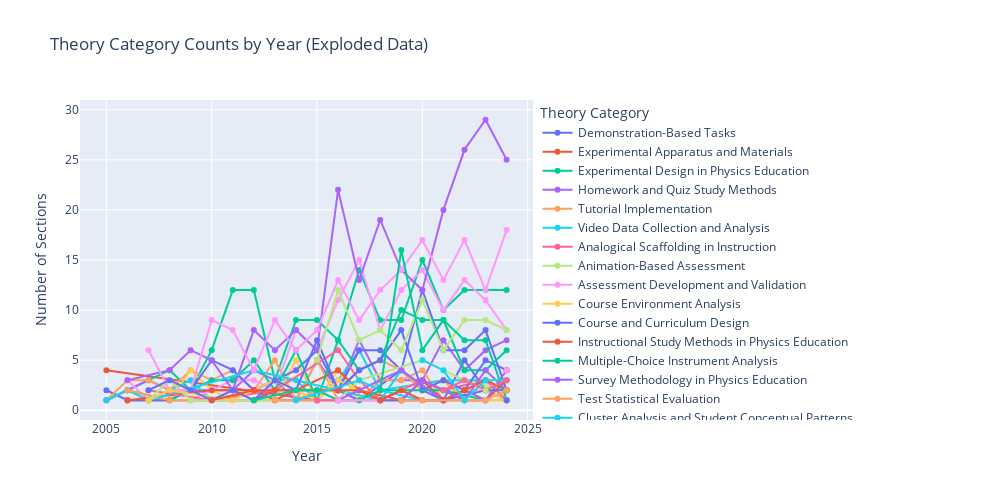

Notebook source saved alongside this figure:
### Markdown cell above
Using this, we can now plot the development over time.

### Code cell
import plotly.express as px
from LLM_classifier.utils import create_timestamped_path
import pandas as pd # It's good practice to import pandas

# Ensure the relevant columns exist
category_col = "classification_meta_framework_category"
year_col = 'article_year'

# 1. Start with the original DataFrame and drop rows with NaN values
plot_df = methods_df_merged.dropna(subset=[category_col, year_col]).copy()

# 2. Filter out rows where the category_col list is empty.
#    The condition is changed to > 0 to KEEP rows with non-empty lists.
is_not_empty_mask = plot_df[category_col].str.len() > 0
plot_df = plot_df[is_not_empty_mask].copy()

print(f"Number of sections: {len(plot_df)}")

# 3. THE KEY STEP: Explode the DataFrame.
#    This creates a new row for each category in the list, repeating the year.
plot_df = plot_df.explode(category_col)

print(f"Number of exploded entries: {len(plot_df)}")

# 4. Convert year to integer
plot_df[year_col] = plot_df[year_col].astype(int)

# 5. Get category counts. This groupby now works correctly on the exploded data.
category_counts = (
    plot_df.groupby([year_col, category_col])
    .size()
    .reset_index(name='count')
)

# 6. Create interactive plot (This part remains the same)
fig = px.line(
    category_counts,
    x=year_col,
    y='count',
    color=category_col,
    markers=True,
    labels={
        year_col: 'Year',
        'count': 'Number of Sections',
        category_col: 'Methods Category'
    },
    title='Methods Category Counts by Year (Exploded Data)'
)

fig.update_layout(
    legend_title_text='Methods Category',
    legend=dict(
        orientation="v",
        yanchor="top",
        y=1,
        xanchor="left",
        x=1.01
    ),
    width=1000,
    height=500
)

# output_path = create_timestamped_path("plotly_method_year_exploded.html")
# fig.write_html(output_path)
# print(f"Plot saved to: {output_path}")
fig.show()

### Figure 1 — Plotly figure (JSON) as saved in the notebook; plotly's stock layout.template omitted (floating-point values rounded to 4 significant figures)
{"data": [{"hovertemplate": "Theory Category=Demonstration-Based Tasks<br>Year=%{x}<br>Number of Sections=%{y}<extra></extra>", "legendgroup": "Demonstration-Based Tasks", "line": {"color": "#636efa", "dash": "solid"}, "marker": {"symbol": "circle"}, "mode": "lines+markers", "name": "Demonstration-Based Tasks", "orientation": "v", "showlegend": true, "type": "scatter", "x": [2005, 2006, 2012, 2013, 2016, 2017, 2019, 2020, 2021, 2022, 2023, 2024], "xaxis": "x", "y": [2, 1, 1, 2, 2, 1, 4, 2, 1, 5, 2, 1], "yaxis": "y"}, {"hovertemplate": "Theory Category=Experimental Apparatus and Materials<br>Year=%{x}<br>Number of Sections=%{y}<extra></extra>", "legendgroup": "Experimental Apparatus and Materials", "line": {"color": "#EF553B", "dash": "solid"}, "marker": {"symbol": "circle"}, "mode": "lines+markers", "name": "Experimental Apparatus and Materials", "orientation": "v", "showlegend": true, "type": "scatter", "x": [2005, 2015], "xaxis": "x", "y": [4, 1], "yaxis": "y"}, {"hovertemplate": "Theory Category=Experimental Design in Physics Education<br>Year=%{x}<br>Number of Sections=%{y}<extra></extra>", "legendgroup": "Experimental Design in Physics Education", "line": {"color": "#00cc96", "dash": "solid"}, "marker": {"symbol": "circle"}, "mode": "lines+markers", "name": "Experimental Design in Physics Education", "orientation": "v", "showlegend": true, "type": "scatter", "x": [2005, 2007, 2008, 2009, 2010, 2011, 2012, 2013, 2014, 2015, 2016, 2017, 2018, 2019, 2020, 2021, 2022, 2023, 2024], "xaxis": "x", "y": [1, 3, 4, 2, 6, 12, 12, 3, 9, 9, 7, 14, 9, 9, 15, 10, 12, 12, 12], "yaxis": "y"}, {"hovertemplate": "Theory Category=Homework and Quiz Study Methods<br>Year=%{x}<br>Number of Sections=%{y}<extra></extra>", "legendgroup": "Homework and Quiz Study Methods", "line": {"color": "#ab63fa", "dash": "solid"}, "marker": {"symbol": "circle"}, "mode": "lines+markers", "name": "Homework and Quiz Study Methods", "orientation": "v", "showlegend": true, "type": "scatter", "x": [2005, 2006, 2007, 2008, 2010, 2011, 2012, 2013, 2014, 2015, 2016, 2017, 2018, 2019, 2020, 2021, 2022, 2023, 2024], "xaxis": "x", "y": [1, 2, 3, 2, 2, 2, 4, 3, 1, 5, 2, 7, 3, 3, 3, 7, 4, 6, 7], "yaxis": "y"}, {"hovertemplate": "Theory Category=Tutorial Implementation<br>Year=%{x}<br>Number of Sections=%{y}<extra></extra>", "legendgroup": "Tutorial Implementation", "line": {"color": "#FFA15A", "dash": "solid"}, "marker": {"symbol": "circle"}, "mode": "lines+markers", "name": "Tutorial Implementation", "orientation": "v", "showlegend": true, "type": "scatter", "x": [2005, 2006, 2007, 2008, 2009, 2010, 2011, 2012, 2013, 2014, 2015, 2016, 2017, 2018, 2019, 2020, 2021, 2022, 2023, 2024], "xaxis": "x", "y": [1, 3, 3, 2, 4, 3, 4, 2, 5, 1, 5, 1, 1, 3, 3, 4, 1, 2, 3, 2], "yaxis": "y"}, {"hovertemplate": "Theory Category=Video Data Collection and Analysis<br>Year=%{x}<br>Number of Sections=%{y}<extra></extra>", "legendgroup": "Video Data Collection and Analysis", "line": {"color": "#19d3f3", "dash": "solid"}, "marker": {"symbol": "circle"}, "mode": "lines+markers", "name": "Video Data Collection and Analysis", "orientation": "v", "showlegend": true, "type": "scatter", "x": [2005, 2006, 2007, 2008, 2009, 2010, 2012, 2013, 2014, 2015, 2016, 2017, 2018, 2021, 2023, 2024], "xaxis": "x", "y": [1, 2, 1, 2, 3, 1, 2, 3, 3, 1, 3, 6, 2, 3, 3, 2], "yaxis": "y"}, {"hovertemplate": "Theory Category=Analogical Scaffolding in Instruction<br>Year=%{x}<br>Number of Sections=%{y}<extra></extra>", "legendgroup": "Analogical Scaffolding in Instruction", "line": {"color": "#FF6692", "dash": "solid"}, "marker": {"symbol": "circle"}, "mode": "lines+markers", "name": "Analogical Scaffolding in Instruction", "orientation": "v", "showlegend": true, "type": "scatter", "x": [2006, 2007, 2009], "xaxis": "x", "y": [1, 1, 1], "yaxis": "y"}, {"hovertemplate": "Theory Category=Animation-Based Assessment<br>Year=%{x}<br>Number of Sections=%{y}<extra></extra>", "legendgroup": "Animation-Based Assessment", "line": {"color": "#B6E880", "dash": "solid"}, "marker": {"symbol": "circle"}, "mode": "lines+markers", "name": "Animation-Based Assessment", "orientation": "v", "showlegend": true, "type": "scatter", "x": [2006, 2017, 2020], "xaxis": "x", "y": [1, 1, 1], "yaxis": "y"}, {"hovertemplate": "Theory Category=Assessment Development and Validation<br>Year=%{x}<br>Number of Sections=%{y}<extra></extra>", "legendgroup": "Assessment Development and Validation", "line": {"color": "#FF97FF", "dash": "solid"}, "marker": {"symbol": "circle"}, "mode": "lines+markers", "name": "Assessment Development and Validation", "orientation": "v", "showlegend": true, "type": "scatter", "x": [2006, 2007, 2009, 2010, 2011, 2012, 2013, 2014, 2015, 2016, 2017, 2018, 2019, 2020, 2021, 2022, 2023, 2024], "xaxis": "x", "y": [3, 1, 1, 2, 3, 3, 2, 8, 6, 11, 15, 8, 12, 14, 10, 13, 11, 8], "yaxis": "y"}, {"hovertemplate": "Theory Category=Course Environment Analysis<br>Year=%{x}<br>Number of Sections=%{y}<extra></extra>", "legendgroup": "Course Environment Analysis", "line": {"color": "#FECB52", "dash": "solid"}, "marker": {"symbol": "circle"}, "mode": "lines+markers", "name": "Course Environment Analysis", "orientation": "v", "showlegend": true, "type": "scatter", "x": [2006, 2007, 2008, 2009, 2010, 2011, 2012, 2013, 2014, 2015, 2016, 2017, 2018, 2019, 2020, 2021, 2022, 2023, 2024], "xaxis": "x", "y": [1, 1, 1, 4, 2, 1, 1, 1, 5, 1, 4, 1, 1, 2, 2, 3, 2, 2, 1], "yaxis": "y"}, {"hovertemplate": "Theory Category=Course and Curriculum Design<br>Year=%{x}<br>Number of Sections=%{y}<extra></extra>", "legendgroup": "Course and Curriculum Design", "line": {"color": "#636efa", "dash": "solid"}, "marker": {"symbol": "circle"}, "mode": "lines+markers", "name": "Course and Curriculum Design", "orientation": "v", "showlegend": true, "type": "scatter", "x": [2006, 2008, 2009, 2010, 2011, 2012, 2014, 2015, 2016, 2017, 2018, 2019, 2020, 2021, 2022, 2023, 2024], "xaxis": "x", "y": [1, 1, 2, 5, 4, 2, 4, 6, 2, 6, 6, 4, 12, 6, 6, 8, 2], "yaxis": "y"}, {"hovertemplate": "Theory Category=Instructional Study Methods in Physics Education<br>Year=%{x}<br>Number of Sections=%{y}<extra></extra>", "legendgroup": "Instructional Study Methods in Physics Education", "line": {"color": "#EF553B", "dash": "solid"}, "marker": {"symbol": "circle"}, "mode": "lines+markers", "name": "Instructional Study Methods in Physics Education", "orientation": "v", "showlegend": true, "type": "scatter", "x": [2006, 2010, 2012, 2013, 2016, 2017, 2019, 2020, 2021, 2022, 2023], "xaxis": "x", "y": [1, 2, 2, 1, 4, 2, 1, 3, 2, 1, 1], "yaxis": "y"}, {"hovertemplate": "Theory Category=Multiple-Choice Instrument Analysis<br>Year=%{x}<br>Number of Sections=%{y}<extra></extra>", "legendgroup": "Multiple-Choice Instrument Analysis", "line": {"color": "#00cc96", "dash": "solid"}, "marker": {"symbol": "circle"}, "mode": "lines+markers", "name": "Multiple-Choice Instrument Analysis", "orientation": "v", "showlegend": true, "type": "scatter", "x": [2006, 2008, 2009, 2010, 2011, 2012, 2013, 2014, 2015, 2016, 2017, 2018, 2019, 2020, 2021, 2022, 2023, 2024], "xaxis": "x", "y": [2, 1, 2, 3, 3, 5, 2, 6, 1, 7, 4, 5, 10, 9, 9, 4, 4, 6], "yaxis": "y"}, {"hovertemplate": "Theory Category=Survey Methodology in Physics Education<br>Year=%{x}<br>Number of Sections=%{y}<extra></extra>", "legendgroup": "Survey Methodology in Physics Education", "line": {"color": "#ab63fa", "dash": "solid"}, "marker": {"symbol": "circle"}, "mode": "lines+markers", "name": "Survey Methodology in Physics Education", "orientation": "v", "showlegend": true, "type": "scatter", "x": [2006, 2008, 2009, 2010, 2011, 2012, 2013, 2014, 2015, 2016, 2017, 2018, 2019, 2020, 2021, 2022, 2023, 2024], "xaxis": "x", "y": [3, 4, 6, 5, 2, 8, 6, 8, 6, 22, 13, 19, 14, 12, 20, 26, 29, 25], "yaxis": "y"}, {"hovertemplate": "Theory Category=Test Statistical Evaluation<br>Year=%{x}<br>Number of Sections=%{y}<extra></extra>", "legendgroup": "Test Statistical Evaluation", "line": {"color": "#FFA15A", "dash": "solid"}, "marker": {"symbol": "circle"}, "mode": "lines+markers", "name": "Test Statistical Evaluation", "orientation": "v", "showlegend": true, "type": "scatter", "x": [2006, 2008, 2013, 2014, 2015, 2016, 2017, 2018, 2019, 2020, 2021, 2022, 2023, 2024], "xaxis": "x", "y": [2, 1, 1, 1, 2, 2, 4, 5, 4, 2, 3, 1, 1, 1], "yaxis": "y"}, {"hovertemplate": "Theory Category=Cluster Analysis and Student Conceptual Patterns<br>Year=%{x}<br>Number of Sections=%{y}<extra></extra>", "legendgroup": "Cluster Analysis and Student Conceptual Patterns", "line": {"color": "#19d3f3", "dash": "solid"}, "marker": {"symbol": "circle"}, "mode": "lines+markers", "name": "Cluster Analysis and Student Conceptual Patterns", "orientation": "v", "showlegend": true, "type": "scatter", "x": [2007, 2012, 2018, 2019, 2021], "xaxis": "x", "y": [1, 4, 1, 4, 1], "yaxis": "y"}, {"hovertemplate": "Theory Category=Instructor Interview Studies<br>Year=%{x}<br>Number of Sections=%{y}<extra></extra>", "legendgroup": "Instructor Interview Studies", "line": {"color": "#FF6692", "dash": "solid"}, "marker": {"symbol": "circle"}, "mode": "lines+markers", "name": "Instructor Interview Studies", "orientation": "v", "showlegend": true, "type": "scatter", "x": [2007, 2010, 2013, 2016, 2017, 2018, 2020, 2021, 2023, 2024], "xaxis": "x", "y": [2, 1, 2, 6, 3, 1, 3, 2, 3, 1], "yaxis": "y"}, {"hovertemplate": "Theory Category=Laboratory Instruction and Student Activities Analysis<br>Year=%{x}<br>Number of Sections=%{y}<extra></extra>", "legendgroup": "Laboratory Instruction and Student Activities Analysis", "line": {"color": "#B6E880", "dash": "solid"}, "marker": {"symbol": "circle"}, "mode": "lines+markers", "name": "Laboratory Instruction and Student Activities Analysis", "orientation": "v", "showlegend": true, "type": "scatter", "x": [2007, 2008, 2009, 2010, 2014, 2015, 2016, 2017, 2020, 2021, 2022, 2024], "xaxis": "x", "y": [1, 3, 1, 1, 1, 1, 1, 3, 5, 4, 3, 2], "yaxis": "y"}, {"hovertemplate": "Theory Category=Qualitative Interview Methodology in Physics Education<br>Year=%{x}<br>Number of Sections=%{y}<extra></extra>", "legendgroup": "Qualitative Interview Methodology in Physics Education", "line": {"color": "#FF97FF", "dash": "solid"}, "marker": {"symbol": "circle"}, "mode": "lines+markers", "name": "Qualitative Interview Methodology in Physics Education", "orientation": "v", "showlegend": true, "type": "scatter", "x": [2007, 2008, 2009, 2010, 2011, 2012, 2013, 2014, 2015, 2016, 2017, 2018, 2019, 2020, 2021, 2022, 2023, 2024], "xaxis": "x", "y": [6, 2, 2, 9, 8, 4, 9, 6, 8, 13, 9, 12, 14, 17, 13, 17, 12, 18], "yaxis": "y"}, {"hovertemplate": "Theory Category=Student Learning and Reasoning Studies<br>Year=%{x}<br>Number of Sections=%{y}<extra></extra>", "legendgroup": "Student Learning and Reasoning Studies", "line": {"color": "#FECB52", "dash": "solid"}, "marker": {"symbol": "circle"}, "mode": "lines+markers", "name": "Student Learning and Reasoning Studies", "orientation": "v", "showlegend": true, "type": "scatter", "x": [2007, 2008, 2011, 2013, 2014, 2015, 2016, 2018, 2019, 2020, 2021, 2022], "xaxis": "x", "y": [1, 2, 1, 3, 2, 1, 3, 1, 1, 1, 1, 2], "yaxis": "y"}, {"hovertemplate": "Theory Category=Student Reasoning and Coding in Physics Education<br>Year=%{x}<br>Number of Sections=%{y}<extra></extra>", "legendgroup": "Student Reasoning and Coding in Physics Education", "line": {"color": "#636efa", "dash": "solid"}, "marker": {"symbol": "circle"}, "mode": "lines+markers", "name": "Student Reasoning and Coding in Physics Education", "orientation": "v", "showlegend": true, "type": "scatter", "x": [2007, 2008, 2009, 2010, 2011, 2012, 2013, 2014, 2015, 2016, 2017, 2018, 2019, 2020, 2021, 2022, 2023, 2024], "xaxis": "x", "y": [2, 3, 2, 1, 2, 1, 3, 2, 7, 2, 4, 5, 8, 2, 3, 2, 5, 4], "yaxis": "y"}, {"hovertemplate": "Theory Category=Pedagogical Interventions and Tools<br>Year=%{x}<br>Number of Sections=%{y}<extra></extra>", "legendgroup": "Pedagogical Interventions and Tools", "line": {"color": "#EF553B", "dash": "solid"}, "marker": {"symbol": "circle"}, "mode": "lines+markers", "name": "Pedagogical Interventions and Tools", "orientation": "v", "showlegend": true, "type": "scatter", "x": [2010, 2012, 2013, 2015, 2016, 2017, 2018, 2019, 2020, 2021, 2023, 2024], "xaxis": "x", "y": [1, 2, 2, 2, 2, 2, 1, 1, 3, 1, 1, 3], "yaxis": "y"}, {"hovertemplate": "Theory Category=Ethnographic Observation and Field Notes Analysis<br>Year=%{x}<br>Number of Sections=%{y}<extra></extra>", "legendgroup": "Ethnographic Observation and Field Notes Analysis", "line": {"color": "#00cc96", "dash": "solid"}, "marker": {"symbol": "circle"}, "mode": "lines+markers", "name": "Ethnographic Observation and Field Notes Analysis", "orientation": "v", "showlegend": true, "type": "scatter", "x": [2012, 2014, 2015, 2016, 2017, 2018, 2021, 2023], "xaxis": "x", "y": [1, 2, 2, 1, 1, 2, 2, 1], "yaxis": "y"}, {"hovertemplate": "Theory Category=Content Analysis in Physics Education<br>Year=%{x}<br>Number of Sections=%{y}<extra></extra>", "legendgroup": "Content Analysis in Physics Education", "line": {"color": "#ab63fa", "dash": "solid"}, "marker": {"symbol": "circle"}, "mode": "lines+markers", "name": "Content Analysis in Physics Education", "orientation": "v", "showlegend": true, "type": "scatter", "x": [2013, 2015, 2016, 2019, 2021, 2022, 2023, 2024], "xaxis": "x", "y": [1, 1, 1, 4, 1, 2, 1, 4], "yaxis": "y"}, {"hovertemplate": "Theory Category=Instructional Practice Comparative Study<br>Year=%{x}<br>Number of Sections=%{y}<extra></extra>", "legendgroup": "Instructional Practice Comparative Study", "line": {"color": "#FFA15A", "dash": "solid"}, "marker": {"symbol": "circle"}, "mode": "lines+markers", "name": "Instructional Practice Comparative Study", "orientation": "v", "showlegend": true, "type": "scatter", "x": [2013, 2016], "xaxis": "x", "y": [1, 1], "yaxis": "y"}, {"hovertemplate": "Theory Category=Data Collection Methods in Physics Education<br>Year=%{x}<br>Number of Sections=%{y}<extra></extra>", "legendgroup": "Data Collection Methods in Physics Education", "line": {"color": "#19d3f3", "dash": "solid"}, "marker": {"symbol": "circle"}, "mode": "lines+markers", "name": "Data Collection Methods in Physics Education", "orientation": "v", "showlegend": true, "type": "scatter", "x": [2014, 2017, 2018, 2020, 2022], "xaxis": "x", "y": [1, 3, 2, 1, 1], "yaxis": "y"}, {"hovertemplate": "Theory Category=Classroom Implementation and Instructional Strategies<br>Year=%{x}<br>Number of Sections=%{y}<extra></extra>", "legendgroup": "Classroom Implementation and Instructional Strategies", "line": {"color": "#FF6692", "dash": "solid"}, "marker": {"symbol": "circle"}, "mode": "lines+markers", "name": "Classroom Implementation and Instructional Strategies", "orientation": "v", "showlegend": true, "type": "scatter", "x": [2015, 2018], "xaxis": "x", "y": [1, 1], "yaxis": "y"}, {"hovertemplate": "Theory Category=Instructional Context Description<br>Year=%{x}<br>Number of Sections=%{y}<extra></extra>", "legendgroup": "Instructional Context Description", "line": {"color": "#B6E880", "dash": "solid"}, "marker": {"symbol": "circle"}, "mode": "lines+markers", "name": "Instructional Context Description", "orientation": "v", "showlegend": true, "type": "scatter", "x": [2015, 2016, 2017, 2018, 2019, 2020, 2021, 2022, 2023, 2024], "xaxis": "x", "y": [5, 12, 7, 8, 6, 11, 6, 9, 9, 8], "yaxis": "y"}, {"hovertemplate": "Theory Category=Usability and Learning Technology Studies<br>Year=%{x}<br>Number of Sections=%{y}<extra></extra>", "legendgroup": "Usability and Learning Technology Studies", "line": {"color": "#FF97FF", "dash": "solid"}, "marker": {"symbol": "circle"}, "mode": "lines+markers", "name": "Usability and Learning Technology Studies", "orientation": "v", "showlegend": true, "type": "scatter", "x": [2016, 2023], "xaxis": "x", "y": [1, 1], "yaxis": "y"}, {"hovertemplate": "Theory Category=Longitudinal Case Study<br>Year=%{x}<br>Number of Sections=%{y}<extra></extra>", "legendgroup": "Longitudinal Case Study", "line": {"color": "#FECB52", "dash": "solid"}, "marker": {"symbol": "circle"}, "mode": "lines+markers", "name": "Longitudinal Case Study", "orientation": "v", "showlegend": true, "type": "scatter", "x": [2018, 2024], "xaxis": "x", "y": [1, 1], "yaxis": "y"}, {"hovertemplate": "Theory Category=Mixed-Methods Study: Simulation and Qualitative Coding<br>Year=%{x}<br>Number of Sections=%{y}<extra></extra>", "legendgroup": "Mixed-Methods Study: Simulation and Qualitative Coding", "line": {"color": "#636efa", "dash": "solid"}, "marker": {"symbol": "circle"}, "mode": "lines+markers", "name": "Mixed-Methods Study: Simulation and Qualitative Coding", "orientation": "v", "showlegend": true, "type": "scatter", "x": [2018, 2019, 2021, 2023, 2024], "xaxis": "x", "y": [1, 1, 1, 2, 2], "yaxis": "y"}, {"hovertemplate": "Theory Category=Social Network Analysis in Physics Education<br>Year=%{x}<br>Number of Sections=%{y}<extra></extra>", "legendgroup": "Social Network Analysis in Physics Education", "line": {"color": "#EF553B", "dash": "solid"}, "marker": {"symbol": "circle"}, "mode": "lines+markers", "name": "Social Network Analysis in Physics Education", "orientation": "v", "showlegend": true, "type": "scatter", "x": [2018, 2019, 2020, 2021, 2022, 2023, 2024], "xaxis": "x", "y": [1, 2, 1, 1, 2, 3, 2], "yaxis": "y"}, {"hovertemplate": "Theory Category=Statistical Analysis in Physics Education<br>Year=%{x}<br>Number of Sections=%{y}<extra></extra>", "legendgroup": "Statistical Analysis in Physics Education", "line": {"color": "#00cc96", "dash": "solid"}, "marker": {"symbol": "circle"}, "mode": "lines+markers", "name": "Statistical Analysis in Physics Education", "orientation": "v", "showlegend": true, "type": "scatter", "x": [2018, 2019, 2020, 2021, 2022, 2023, 2024], "xaxis": "x", "y": [2, 16, 6, 9, 7, 7, 1], "yaxis": "y"}, {"hovertemplate": "Theory Category=Design-Based Research Methodology in Physics Education<br>Year=%{x}<br>Number of Sections=%{y}<extra></extra>", "legendgroup": "Design-Based Research Methodology in Physics Education", "line": {"color": "#ab63fa", "dash": "solid"}, "marker": {"symbol": "circle"}, "mode": "lines+markers", "name": "Design-Based Research Methodology in Physics Education", "orientation": "v", "showlegend": true, "type": "scatter", "x": [2019, 2020, 2022, 2023, 2024], "xaxis": "x", "y": [1, 3, 1, 4, 2], "yaxis": "y"}, {"hovertemplate": "Theory Category=Positionality and Identity Reflection in Physics Education Research<br>Year=%{x}<br>Number of Sections=%{y}<extra></extra>", "legendgroup": "Positionality and Identity Reflection in Physics Education Research", "line": {"color": "#FFA15A", "dash": "solid"}, "marker": {"symbol": "circle"}, "mode": "lines+markers", "name": "Positionality and Identity Reflection in Physics Education Research", "orientation": "v", "showlegend": true, "type": "scatter", "x": [2019, 2020, 2022, 2023, 2024], "xaxis": "x", "y": [1, 1, 1, 1, 2], "yaxis": "y"}, {"hovertemplate": "Theory Category=Secondary Data Analysis in Physics Education Research<br>Year=%{x}<br>Number of Sections=%{y}<extra></extra>", "legendgroup": "Secondary Data Analysis in Physics Education Research", "line": {"color": "#19d3f3", "dash": "solid"}, "marker": {"symbol": "circle"}, "mode": "lines+markers", "name": "Secondary Data Analysis in Physics Education Research", "orientation": "v", "showlegend": true, "type": "scatter", "x": [2020, 2021, 2022, 2023, 2024], "xaxis": "x", "y": [5, 4, 1, 3, 3], "yaxis": "y"}, {"hovertemplate": "Theory Category=Case Study Analysis in Physics Education<br>Year=%{x}<br>Number of Sections=%{y}<extra></extra>", "legendgroup": "Case Study Analysis in Physics Education", "line": {"color": "#FF6692", "dash": "solid"}, "marker": {"symbol": "circle"}, "mode": "lines+markers", "name": "Case Study Analysis in Physics Education", "orientation": "v", "showlegend": true, "type": "scatter", "x": [2021, 2022, 2023, 2024], "xaxis": "x", "y": [2, 3, 2, 3], "yaxis": "y"}, {"hovertemplate": "Theory Category=Cross-Sequential Longitudinal Study Design<br>Year=%{x}<br>Number of Sections=%{y}<extra></extra>", "legendgroup": "Cross-Sequential Longitudinal Study Design", "line": {"color": "#B6E880", "dash": "solid"}, "marker": {"symbol": "circle"}, "mode": "lines+markers", "name": "Cross-Sequential Longitudinal Study Design", "orientation": "v", "showlegend": true, "type": "scatter", "x": [2023], "xaxis": "x", "y": [2], "yaxis": "y"}, {"hovertemplate": "Theory Category=Professional Development in Physics Education<br>Year=%{x}<br>Number of Sections=%{y}<extra></extra>", "legendgroup": "Professional Development in Physics Education", "line": {"color": "#FF97FF", "dash": "solid"}, "marker": {"symbol": "circle"}, "mode": "lines+markers", "name": "Professional Development in Physics Education", "orientation": "v", "showlegend": true, "type": "scatter", "x": [2024], "xaxis": "x", "y": [4], "yaxis": "y"}, {"hovertemplate": "Theory Category=Reasoning Chain Construction and Network Analysis in Physics Education<br>Year=%{x}<br>Number of Sections=%{y}<extra></extra>", "legendgroup": "Reasoning Chain Construction and Network Analysis in Physics Education", "line": {"color": "#FECB52", "dash": "solid"}, "marker": {"symbol": "circle"}, "mode": "lines+markers", "name": "Reasoning Chain Construction and Network Analysis in Physics Education", "orientation": "v", "showlegend": true, "type": "scatter", "x": [2024], "xaxis": "x", "y": [1], "yaxis": "y"}, {"hovertemplate": "Theory Category=Simulation and Demonstration-Based Instructional Design<br>Year=%{x}<br>Number of Sections=%{y}<extra></extra>", "legendgroup": "Simulation and Demonstration-Based Instructional Design", "line": {"color": "#636efa", "dash": "solid"}, "marker": {"symbol": "circle"}, "mode": "lines+markers", "name": "Simulation and Demonstration-Based Instructional Design", "orientation": "v", "showlegend": true, "type": "scatter", "x": [2024], "xaxis": "x", "y": [1], "yaxis": "y"}], "layout": {"height": 500, "legend": {"orientation": "v", "title": {"text": "Theory Category"}, "tracegroupgap": 0, "x": 1.01, "xanchor": "left", "y": 1, "yanchor": "top"}, "title": {"text": "Theory Category Counts by Year (Exploded Data)"}, "width": 1000, "xaxis": {"anchor": "y", "domain": [0, 1], "title": {"text": "Year"}}, "yaxis": {"anchor": "x", "domain": [0, 1], "title": {"text": "Number of Sections"}}}}
